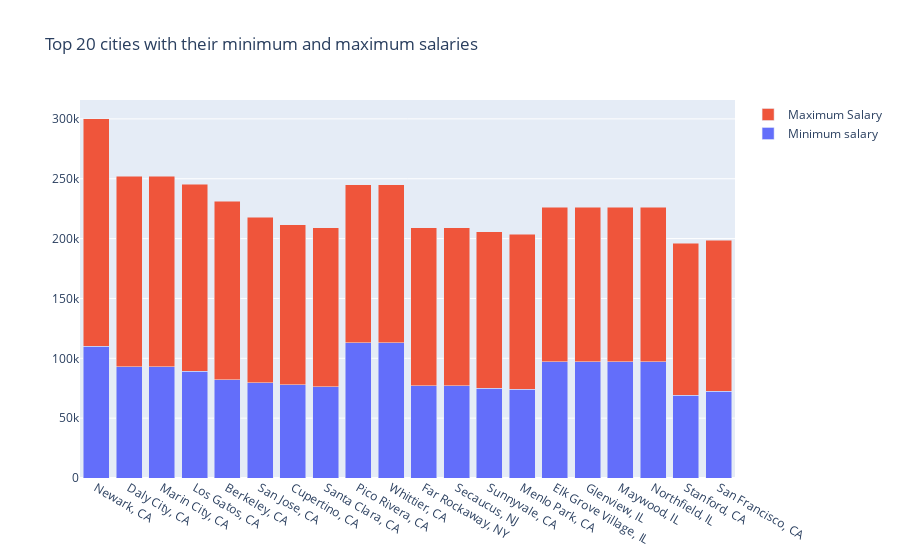

The notebook cell saved with this chart:
### Code cell
fig = go.Figure()

fig.add_trace(go.Bar(x=df.index,y=df['SalaryEstimate_low'],name='Minimum salary'))
fig.add_trace(go.Bar(x=df.index,y=df['SalaryEstimate_high'],name='Maximum Salary'))

fig.update_layout(title='Top 20 cities with their minimum and maximum salaries',barmode='stack')

fig.show()
plt.savefig("max_min_salary.png")
fig.write_html("max_min.html")

### Figure 1 — Plotly figure (JSON) as saved in the notebook; plotly's stock layout.template omitted (floating-point values rounded to 4 significant figures)
{"data": [{"name": "Minimum salary", "type": "bar", "x": ["Newark, CA", "Daly City, CA", "Marin City, CA", "Los Gatos, CA", "Berkeley, CA", "San Jose, CA", "Cupertino, CA", "Santa Clara, CA", "Pico Rivera, CA", "Whittier, CA", "Far Rockaway, NY", "Secaucus, NJ", "Sunnyvale, CA", "Menlo Park, CA", "Elk Grove Village, IL", "Glenview, IL", "Maywood, IL", "Northfield, IL", "Stanford, CA", "San Francisco, CA"], "y": [110000, 93000, 93000, 89330.0, 82000, 79420.0, 77770.0, 76180.0, 113000, 113000, 77000, 77000, 75000, 74270.0, 97000, 97000, 97000, 97000, 69000, 72520.0]}, {"name": "Maximum Salary", "type": "bar", "x": ["Newark, CA", "Daly City, CA", "Marin City, CA", "Los Gatos, CA", "Berkeley, CA", "San Jose, CA", "Cupertino, CA", "Santa Clara, CA", "Pico Rivera, CA", "Whittier, CA", "Far Rockaway, NY", "Secaucus, NJ", "Sunnyvale, CA", "Menlo Park, CA", "Elk Grove Village, IL", "Glenview, IL", "Maywood, IL", "Northfield, IL", "Stanford, CA", "San Francisco, CA"], "y": [190000, 159000, 159000, 156000, 149000, 138300.0, 134000, 133100.0, 132000, 132000, 132000, 132000, 130600.0, 129500.0, 129000, 129000, 129000, 129000, 127000, 126000.0]}], "layout": {"autosize": true, "barmode": "stack", "title": {"text": "Top 20 cities with their minimum and maximum salaries"}, "xaxis": {"autorange": true, "range": [-0.5, 19.5], "type": "category"}, "yaxis": {"autorange": true, "range": [0, 315800.0], "type": "linear"}}}
